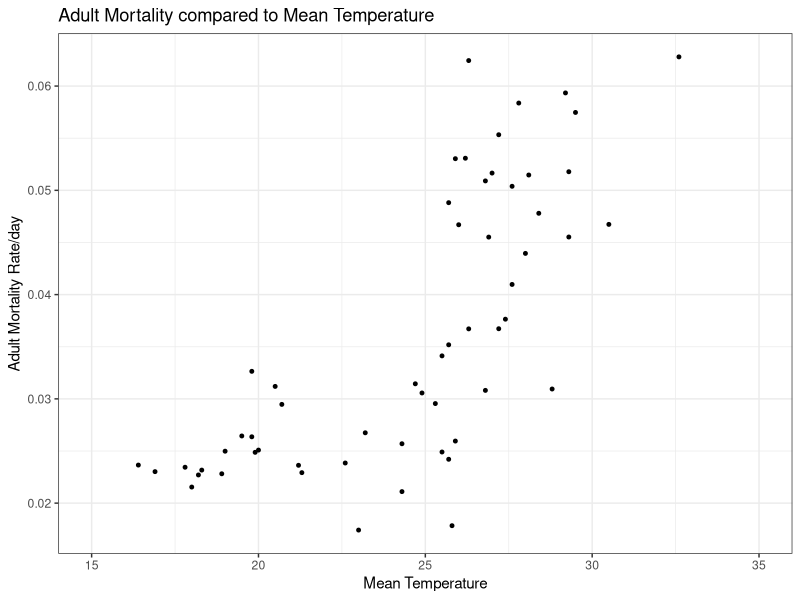

Reproduce this figure in R.
# We use data collected by Prof John Hangrove in a catch, mark, release and re-catch experiment 
# at Rekommetjie station in Zimbabwe this experiment was used to estimate the mortality rate 
# of adult G. pallidipes flies compared to mean temperature. 
# The papers used are:
# Hargrove (2001) Factors affecting density-independent survival of an island population of tsetse flies in Zimbabwe.
# Hargrove (2004) Tsetse population dynamics. In: The Trypanosomiases.

require(minpack.lm)
require(ggplot2)

# 1 Read in the data
b.A_mortality = read.csv("data_adult_mort.csv")

# 2 Plot the raw data
aMortplot = ggplot(b.A_mortality, aes(x = mean_temp, y = mortality) ) +
                                 xlim(low = 15, high = 35) +
                                 geom_point(size = 1) +
                                 labs( y = "Adult Mortality Rate/day"
                                      , x = "Mean Temperature"
                                      , title = "Adult Mortality compared to Mean Temperature")
                                 theme_set(theme_bw()) +
                                 theme(panel.border = element_blank()
                                        , axis.line = element_line(colour = 'black')
                                        , text = element_text(size = 6)
                                        , plot.margin = unit(c(0.4, 0.2, 0.2, 0.1), "cm")
                                        , axis.text = element_text(size = 6)
                                 )
aMortplot

                                        
